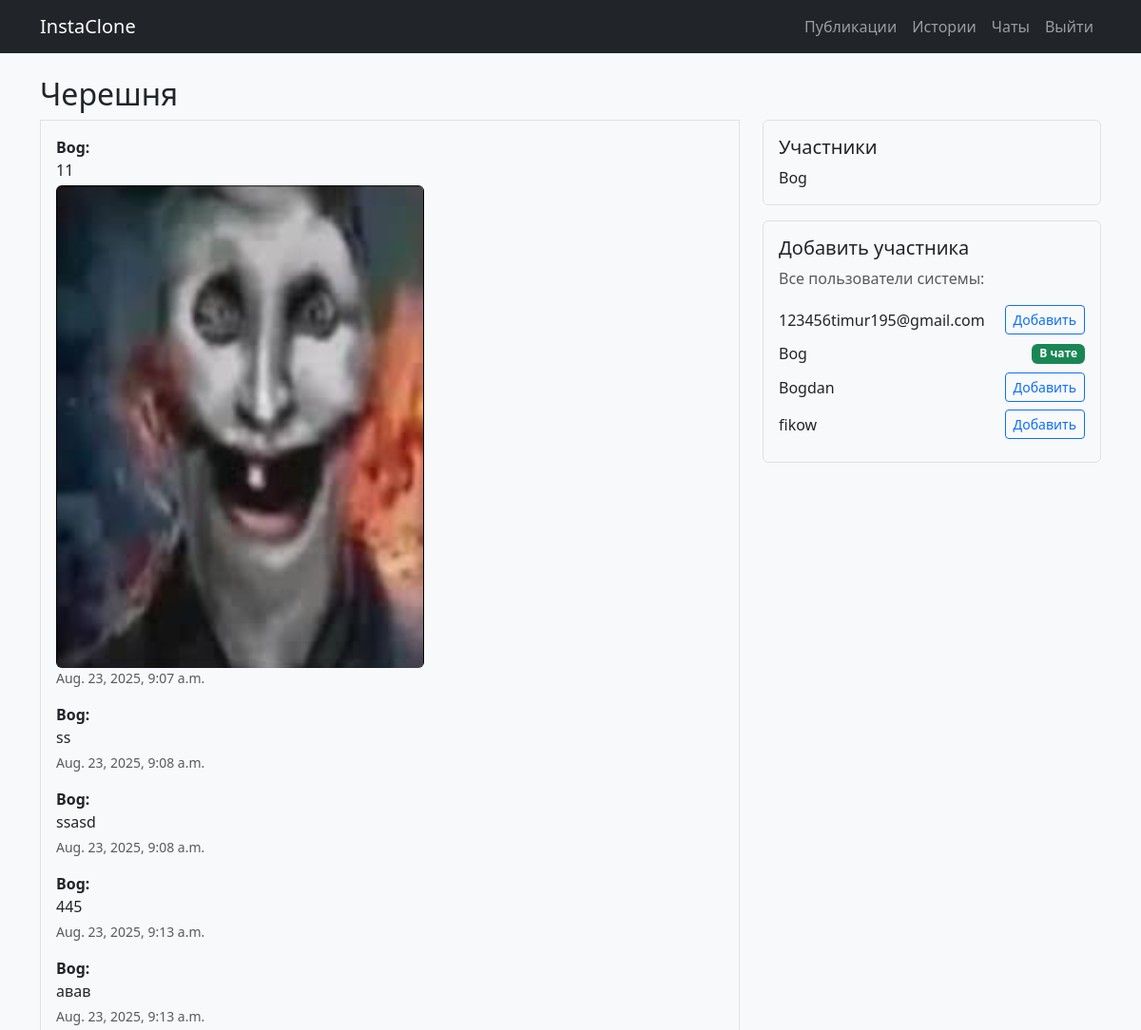
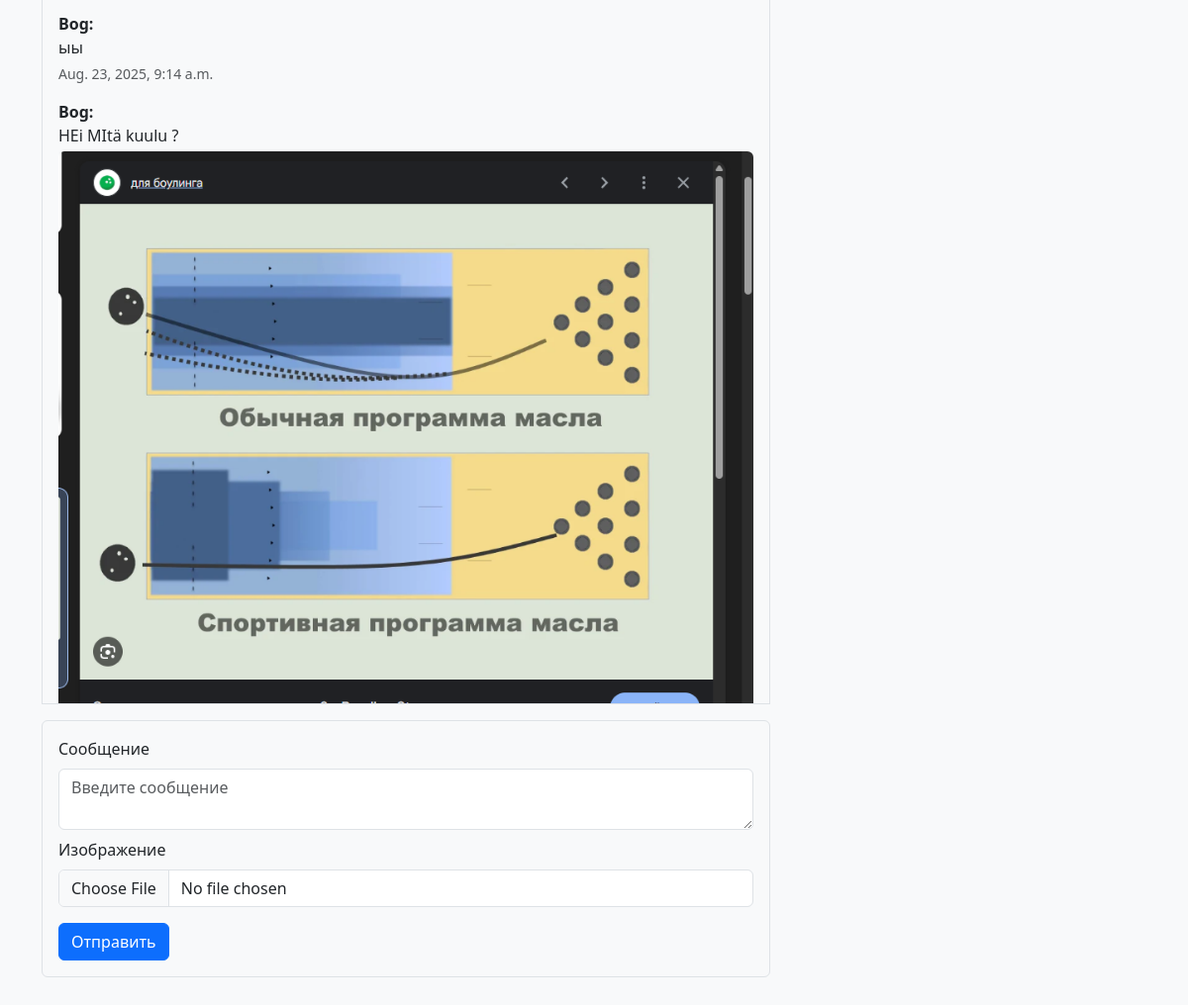
Page /chat/1/ (signed in) on the committed database (2 pictures, top to bottom).
### chat/models.py (models this page shows, shortened)
class Chat(models.Model):
    name = models.CharField(max_length=255, unique=True)
    participants = models.ManyToManyField(User, related_name="chats", blank=True)
    class Meta:
        ordering = ("name",)

class Message(models.Model):
    chat = models.ForeignKey(Chat, on_delete=models.CASCADE, related_name="messages")
    sender = models.ForeignKey(User, on_delete=models.CASCADE)
    content = models.TextField(blank=True, null=True)
    image = models.ImageField(
        storage=get_media_storage(), upload_to="chat_images/", blank=True, null=True
    )
    timestamp = models.DateTimeField(auto_now_add=True)
    class Meta:
        ordering = ("timestamp",)

### chat/views.py (the view)
# urls.py: path('<int:chat_id>/', views.chat_detail, name='chat_detail'),
@login_required
def chat_detail(request, chat_id):
    chat = get_object_or_404(Chat, id=chat_id)
    if not chat.participants.filter(id=request.user.id).exists():
        chat.participants.add(request.user)
    messages = chat.messages.select_related("sender").order_by("timestamp")
    participants = chat.participants.all().order_by("username")
    all_users = User.objects.all().order_by("username")
    return render(
        request,
        "chat/chat_detail.html",
        {
            "chat": chat,
            "messages": messages,
            "participants": participants,
            "all_users": all_users,
        },
    )

### templates/chat/chat_detail.html (shortened to what this page needs)
{% extends "base.html" %}
{% block content %}
<h2>{{ chat.name }}</h2>
<div class="row g-4">
  <div class="col-md-8">
    <div class="border p-3 mb-3" style="max-height: 60vh; overflow-y: auto;">
      {% for message in messages %}
        <div class="mb-3">
          <strong>{{ message.sender.username }}:</strong>
          {% if message.content %}
            <p class="mb-1">{{ message.content|linebreaksbr }}</p>
          {% endif %}
          {% if message.image %}
            <img src="{{ message.image.url }}" class="img-fluid rounded" alt="Изображение из сообщения">
          {% endif %}
          <div class="text-muted small">{{ message.timestamp }}</div>
        </div>
      {% empty %}
        <p class="text-muted">Пока сообщений нет</p>
      {% endfor %}
    </div>
    <form method="post" enctype="multipart/form-data" action="{% url 'send_message' chat.id %}" class="border p-3 rounded">
      <div class="mb-2">
        <label class="form-label" for="message-text">Сообщение</label>
        <textarea id="message-text" name="content" class="form-control" rows="2" placeholder="Введите сообщение"></textarea>
      </div>
      <div class="mb-3">
        <label class="form-label" for="message-image">Изображение</label>
        <input id="message-image" type="file" name="image" class="form-control">
      </div>
      <button type="submit" class="btn btn-primary">Отправить</button>
    </form>
  </div>
  <div class="col-md-4">
    <div class="border p-3 rounded mb-3">
      <h5>Участники</h5>
      <ul class="list-unstyled mb-0">
        {% for participant in participants %}
          <li>{{ participant.username }}</li>
        {% empty %}
          <li class="text-muted">Пока никого нет</li>
        {% endfor %}
      </ul>
    </div>
    <div class="border p-3 rounded">
      <h5>Добавить участника</h5>
      <p class="text-muted">Все пользователи системы:</p>
      <ul class="list-unstyled mb-0">
        {% for user in all_users %}
          <li class="d-flex align-items-center justify-content-between mb-2">
            <span>{{ user.username }}</span>
            {% if user in participants %}
              <span class="badge bg-success">В чате</span>
            {% else %}
              <form method="post" action="{% url 'add_participant' chat.id %}">
                <button type="submit" class="btn btn-sm btn-outline-primary">Добавить</button>
              </form>
            {% endif %}
          </li>
        {% endfor %}
      </ul>
    </div>
  </div>
</div>
{% endblock %}

### rows in the picture
Chat: name "Черешня"
Message: sender.username "Bog", content "11", image (picture), timestamp "Aug. 23, 2025, 9:07 a.m."
Message: sender.username "Bog", content "ss", timestamp "Aug. 23, 2025, 9:08 a.m."
Message: sender.username "Bog", content "ssasd", timestamp "Aug. 23, 2025, 9:08 a.m."
Message: sender.username "Bog", content "445", timestamp "Aug. 23, 2025, 9:13 a.m."
Message: sender.username "Bog", content "авав", timestamp "Aug. 23, 2025, 9:13 a.m."
Message: sender.username "Bog", content "ыы", timestamp "Aug. 23, 2025, 9:14 a.m."
Message: sender.username "Bog", content "HEi MItä kuulu ?", image (picture)

### other values in the picture
{{ participant.username }} "Bog"
{{ user.username }} "123456timur195@gmail.com"
{{ user.username }} "Bog"
{{ user.username }} "Bogdan"
{{ user.username }} "fikow"
